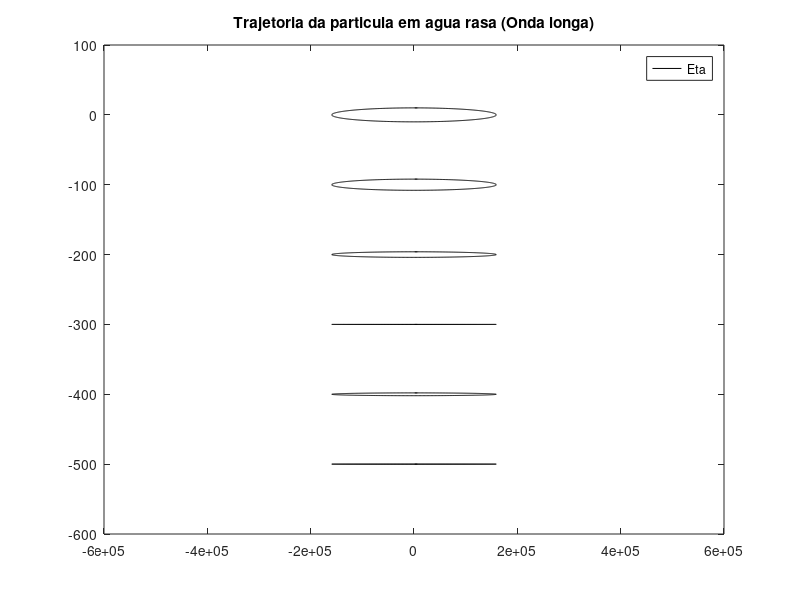

Recreate this plot in MATLAB.
%Declarar variaveis e ctes.
L=200; 
N0=10; % 0.5
K=2*pi/L;
H=500;
H(1)=0.01;
g=9.8;

w=sqrt(g*K^2*H);
T=2*pi/w;

%%%%%%%%% Trajetorias de ondas longas %%%%%%%%%

x=0.0;
t=1:T+5;
H=500;
z0=0.01;
z100=-100;
z200=-200;
z300=-300;
z400=-400;
z500=-500;

%% Equacoes Longas%%
for i=1:length(t)
N(i)=N0*cos((K*x)-(2*pi*w*t(i)));
X0(i)=(-(N0/K*H)*sin((K*x)-(w*t(i))));
X100(i)=(-(N0/K*H)*sin((K*x)-(w*t(i))));
X200(i)=(-(N0/K*H)*sin((K*x)-(w*t(i))));
X300(i)=(-(N0/K*H)*sin((K*x)-(w*t(i))));
X400(i)=(-(N0/K*H)*sin((K*x)-(w*t(i))));
X500(i)=(-(N0/K*H)*sin((K*x)-(w*t(i))));

Z0(i)=((N0/H)*(z0+H))*cos((K*x)-(w*t(i)));
Z100(i)=((N0/H)*(z100+H))*cos((K*x)-(w*t(i)))-100;
Z200(i)=((N0/H)*(z300+H))*cos((K*x)-(w*t(i)))-200;
Z300(i)=((N0/H)*(z500+H))*cos((K*x)-(w*t(i)))-300;
Z400(i)=((N0/H)*(z400+H))*cos((K*x)-(w*t(i)))-400;
Z500(i)=((N0/H)*(z500+H))*cos((K*x)-(w*t(i)))-500;
end


plot(X0,Z0,'k',X100,Z100,'k',X200,Z200,'k',X300,Z300,'k',X400,Z400,'k',X500,Z500,'k')
title('Trajetoria da particula em agua rasa (Onda longa)')
axis([-600000 600000 -600 100])
hold
x=-600000:440:600000;
%plot(x,N,'k:') % Plota elevacao
legend('Eta')
%print -dtiff ondas_longas.tiff